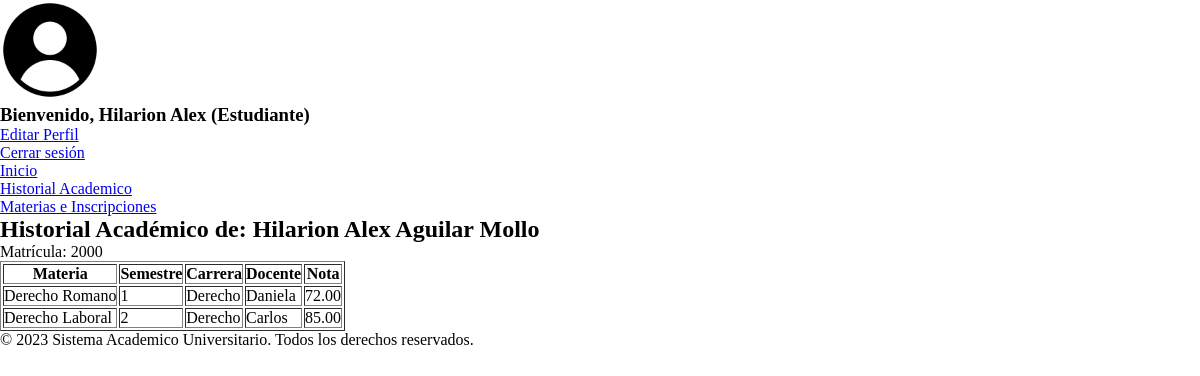
The app's page /index.php?p=est.historial (signed in) with its own data.
### tables this page shows
CREATE TABLE `persona` (
  `CI` int(11) NOT NULL,
  `Paterno` varchar(50) NOT NULL,
  `Materno` varchar(50) NOT NULL,
  `Nombre` varchar(100) NOT NULL,
  `Sexo` char(1) NOT NULL CHECK (`Sexo` in ('F','M')),
  `Fecha_Nacimiento` date NOT NULL,
  `Telefono` varchar(15) DEFAULT NULL,
  `Correo` varchar(100) DEFAULT NULL,
  `Ciudad` varchar(50) DEFAULT NULL,
  `Zona` varchar(50) DEFAULT NULL,
  `Calle` varchar(50) DEFAULT NULL,
  `Usuario` varchar(20) NOT NULL DEFAULT '',
  `Clave` varchar(255) NOT NULL DEFAULT ''
);

CREATE TABLE `estudiante` (
  `Matricula` int(11) NOT NULL,
  `CI` int(11) NOT NULL
);

CREATE TABLE `inscrito` (
  `Matricula` int(11) NOT NULL,
  `ID_Materia` int(11) NOT NULL,
  `Nota` decimal(5,2) DEFAULT NULL
);

CREATE TABLE `materia` (
  `ID_Materia` int(11) NOT NULL,
  `Nombre` varchar(100) NOT NULL,
  `Semestre` int(11) NOT NULL,
  `ID_Carrera` int(11) NOT NULL
);

CREATE TABLE `carrera` (
  `ID_Carrera` int(11) NOT NULL,
  `Nombre` varchar(100) NOT NULL,
  `Duracion` int(11) NOT NULL COMMENT 'Duración en semestres',
  `ID_Director` int(11) NOT NULL
);

### templates/est.historial.php (the view, shortened to what this page needs)
<?php
include('conexionDB.php');
$ci = intval($_SESSION['ci']);
$sqlMatricula = "SELECT Matricula FROM ESTUDIANTE WHERE CI = $ci";
$resMatricula = $conexion->query($sqlMatricula);
$matriculaRow = $resMatricula->fetch_assoc();
$matricula = $matriculaRow['Matricula'];
$sqlDatos = "SELECT Nombre, Paterno, Materno FROM PERSONA WHERE CI = $ci";
$datos = $conexion->query($sqlDatos)->fetch_assoc();
echo "<h2>Historial Académico de: {$datos['Nombre']} {$datos['Paterno']} {$datos['Materno']}</h2>";
echo "<p>Matrícula: $matricula</p>";
?>
<table border="1" cellpadding="5">
    <tr>
        <th>Materia</th>
        <th>Semestre</th>
        <th>Carrera</th>
        <th>Docente</th>
        <th>Nota</th>
    </tr>
    <?php
    $historialSQL = "
        SELECT
            M.Nombre AS Materia,
            M.Semestre,
            C.Nombre AS Carrera,
            P2.Nombre AS Docente,
            I.Nota
        FROM INSCRITO I
        JOIN MATERIA M ON M.ID_Materia = I.ID_Materia
        JOIN TIENE T ON T.ID_Materia = M.ID_Materia
        JOIN CARRERA C ON C.ID_Carrera = T.ID_Carrera
        LEFT JOIN IMPARTE IM ON IM.ID_Materia = M.ID_Materia
        LEFT JOIN DOCENTE D ON D.ID_Docente = IM.ID_Docente
        LEFT JOIN PERSONA P2 ON P2.CI = D.CI
        WHERE I.Matricula = $matricula
    ";
    $result = $conexion->query($historialSQL);
    while ($row = $result->fetch_assoc()) {
        echo "<tr>";
        echo "<td>{$row['Materia']}</td>";
        echo "<td>{$row['Semestre']}</td>";
        echo "<td>{$row['Carrera']}</td>";
        echo "<td>" . ($row['Docente'] ?? 'No asignado') . "</td>";
        echo "<td>" . ($row['Nota'] !== null ? $row['Nota'] : 'Pendiente') . "</td>";
        echo "</tr>";
    }
    ?>
</table>

### styles/login.style.css (style rules this page uses)
* { margin: 0; padding: 0; box-sizing: border-box; }

### records on screen
persona: Nombre "Hilarion Alex", Paterno "Aguilar", Materno "Mollo"
estudiante: Matricula "2000"
inscrito: ID_Materia.Nombre "Derecho Romano", ID_Materia.Semestre "1", carrera.Nombre "Derecho", persona.Nombre "Daniela", Nota "72.00"
inscrito: ID_Materia.Nombre "Derecho Laboral", ID_Materia.Semestre "2", carrera.Nombre "Derecho", persona.Nombre "Carlos", Nota "85.00"

### other values on screen
$_SESSION['nombre'] "Hilarion Alex"
$_SESSION['Rol'] "Estudiante"
